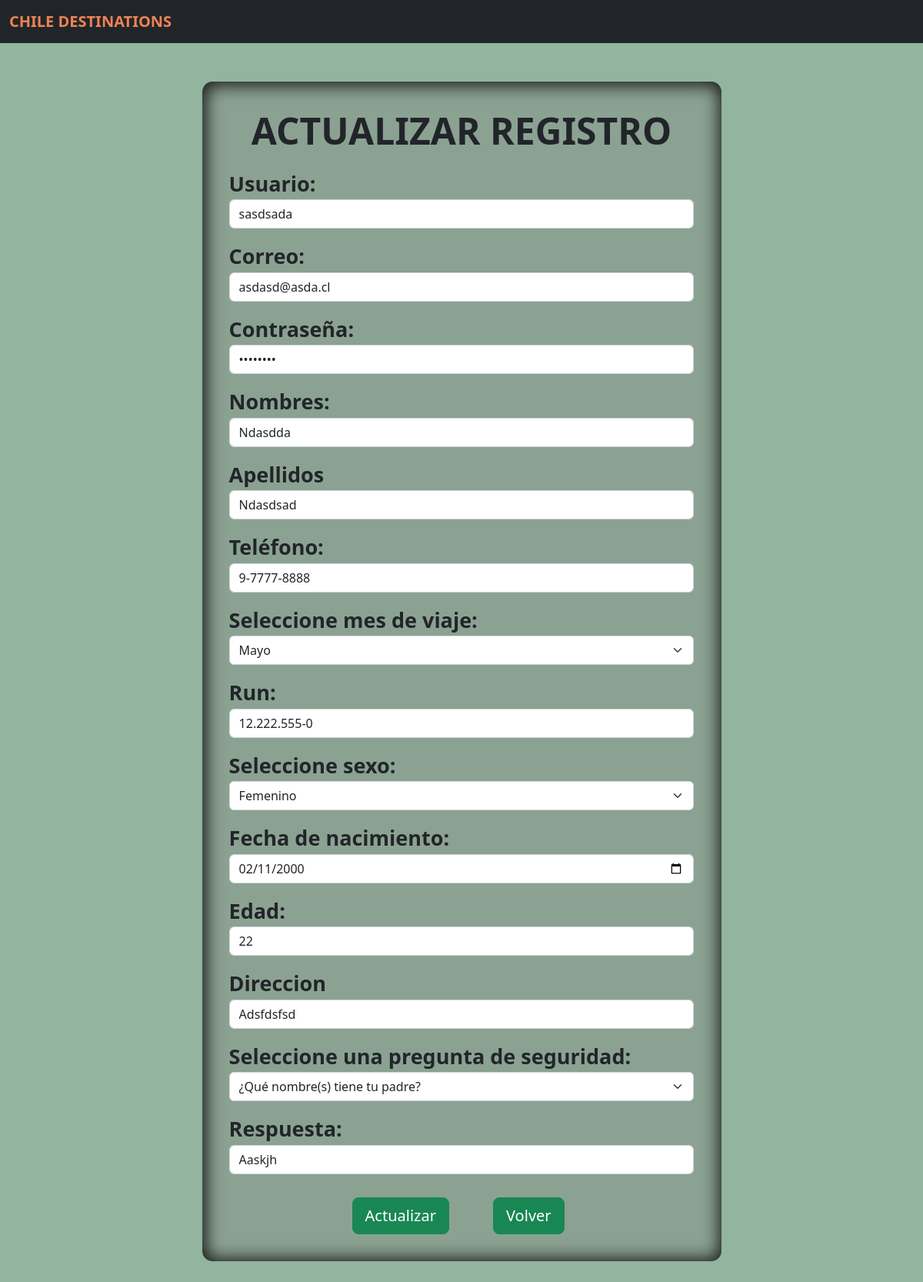
The page /actualizar.php?id=93 on the database its author committed.
### tables this page shows
CREATE TABLE `registro` (
  `id` int(5) NOT NULL,
  `usuario` varchar(15) NOT NULL,
  `email` varchar(50) NOT NULL,
  `pass` varchar(30) NOT NULL,
  `nombres` varchar(30) NOT NULL,
  `apellidos` varchar(30) NOT NULL,
  `telefono` varchar(11) NOT NULL,
  `mes` varchar(10) NOT NULL,
  `run` varchar(20) NOT NULL,
  `sexo` varchar(30) NOT NULL,
  `fecha_nacimiento` varchar(20) NOT NULL,
  `edad` int(10) NOT NULL,
  `direccion` varchar(30) NOT NULL,
  `pregunta` varchar(100) NOT NULL,
  `respuesta` varchar(100) NOT NULL
);

### actualizar.php (the view, shortened to what this page needs)
<?php
    $con=conectar();
$id=$_GET['id'];
$sql="SELECT * FROM registro WHERE id='$id'";
$query=mysqli_query($con,$sql);
$row=mysqli_fetch_array($query);
?>
<!DOCTYPE html>
<html lang="es">
    <head>
        <link href="https://cdn.jsdelivr.net/npm/bootstrap@5.2.2/dist/css/bootstrap.min.css" rel="stylesheet">
        <link rel="stylesheet" href="actualizar.css">
    </head>
    <body>
        <nav class="navbar navbar-expand-lg bg-dark">
            <div class="container-fluid">
                <a class="navbar-brand" style="color: #ef8354; font-weight: bold;" href="#">CHILE DESTINATIONS</a>
            </div>
        </nav>
        <div class="container-fluid" style="padding-top: 50px; padding-bottom: 100px; background-color: #93b49e">
            <div class="row">
                <div class="col">
                    <form class="formulario" autocomplete="off" action="update.php" method="POST">
                        <h3 class="display-5 text-dark text-center" style="font-weight: bold; margin-bottom: 20px">ACTUALIZAR REGISTRO</h3>
                        <div class="form-group">
                            <label style="font-weight: bold;">Usuario:</label>
                            <input type="text" placeholder="Debe contener mínimo 3 caracteres" maxlength="15" Title="Solo puede usar letras, numeros, guiones bajos y medios. No se permiten espacios y debe usar mínimo 3 caracteres, máximo 15 caracteres" pattern="[0-9a-zA-Z-_]{3,15}" id="usuario" name="usuario" class="form-control mb-3" value="<?php echo $row['usuario']  ?>" required>
                        </div>
                        <div class="form-group">
                            <label style="font-weight: bold;">Correo:</label>
                            <input type="email" placeholder="Ingrese un correo electrónico" minlength="6" maxlength="50" id="email" name="email" class="form-control mb-3" value="<?php echo $row['email']  ?>" required>
                        </div>
                        <div class="form-group">
                            <label style="font-weight: bold;">Contraseña:</label>
                            <input type="password" placeholder="Debe comenzar por una letra y tener mínimo 5 caracteres" maxlength="30" Title="Solo puede usar letras, números y espacios. La contraseña debe contener mínimo 5 caracteres, máximo 30 caracteres y comenzar por una letra" pattern="[a-zA-Z]{1}[0-9a-zA-Z ]{4,29}" id="pass" name="pass" class="form-control mb-3" value="<?php echo $row['pass']  ?>" required>
                        </div>
                        <div class="form-group">
                            <label style="font-weight: bold;">Nombres:</label>
                            <input type="text" placeholder="Debe comenzar por mayúscula" maxlength="30" Title="Debe comenzar por mayúscula y solo puede usar letras y espacios" pattern="[A-Z]{1}[a-zA-Z ]{1,29}" id="nombres" name="nombres" class="form-control mb-3" value="<?php echo $row['nombres']  ?>" required>
                        </div>
                        <div class="form-group">
                            <label style="font-weight: bold;">Apellidos</label>
                            <input type="text" placeholder="Debe comenzar por mayúscula" maxlength="30" Title="Debe comenzar por mayúscula y solo puede usar letras y espacios" pattern="[A-Z]{1}[a-zA-Z ]{1,29}" id="apellidos" name="apellidos" class="form-control mb-3" value="<?php echo $row['apellidos']  ?>" required>
                        </div>
                        <div class="form-group">
                            <label style="font-weight: bold;">Teléfono:</label>
                            <input type="tel" placeholder="Ej. 9-1111-1111" pattern="[9]{1}-[0-9]{4}-[0-9]{4}" Title="Ej. 9-1111-1111" id="telefono" name="telefono" class="form-control mb-3" value="<?php echo $row['telefono']  ?>" required>
                        </div>
                        <div class="form-group">
                            <label style="font-weight: bold;">Seleccione mes de viaje:</label>
                            <select class="form-select mb-3" aria-label=".form-select-lg example" id="mes" name="mes" required>
                                <option selected style="background-color: #a3e0a5"><?php echo $row['mes']  ?></option>
                            </select>
                        </div>
                        <div class="form-group">
                            <label style="font-weight: bold;">Run:</label>
                            <input type="text" placeholder="Ej. 12.333.444-0     k se debe reemplazar por '0'" pattern="[0-9]{2}.[0-9]{3}.[0-9]{3}-[0-9]{1}" Title="Ej. 12.333.444-0     k se debe reemplazar por '0'" id="run" name="run" class="form-control mb-3" value="<?php echo $row['run']  ?>" required>
                        </div>
                        <div class="form-group">
                            <label style="font-weight: bold;">Seleccione sexo:</label>
                            <select class="form-select mb-3" aria-label=".form-select-lg example" id="sexo" name="sexo" required>
                                <option selected style="background-color: #a3e0a5"><?php echo $row['sexo']  ?></option>
                            </select>
                        </div>
                        <div class="form-group">
                            <label style="font-weight: bold;">Fecha de nacimiento:</label>
                            <input type="date" class="form-control mb-3" name="fecha_nacimiento" placeholder="Introduce tu fecha de nacimiento" value="<?php echo $row['fecha_nacimiento']  ?>" required>
                        </div>
                        <div class="form-group">
                            <label style="font-weight: bold;">Edad:</label>
                            <input type="number" placeholder="Introduce tu edad" min="18" max="120" id="edad" name="edad" class="form-control mb-3" value="<?php echo $row['edad']  ?>" required>
                        </div>
                        <div class="form-group">
                            <label style="font-weight: bold;">Direccion</label>
                            <input type="text" placeholder="Debe comenzar con mayúscula" Title="Solo puede contener letras, números y espacios. Debe comenzar con mayúscula" pattern="[A-Z]{1}[a-zA-Z0-9 ]{4,29}" id="direccion" name="direccion" class="form-control mb-3" value="<?php echo $row['direccion']  ?>" required>
                        </div>
                        <div class="form-group">
                            <label style="font-weight: bold;">Seleccione una pregunta de seguridad:</label>
                            <select class="form-select mb-3" aria-label=".form-select-lg example" id="pregunta" name="pregunta" required>
                                <option selected style="background-color: #a3e0a5"><?php echo $row['pregunta']  ?></option>
                            </select>
                        </div>
                        <div class="form-group">
                            <label style="font-weight: bold;">Respuesta:</label>
                            <input type="text" placeholder="De una respuesta dificil de adivinar, pero facil de recordar para usted" maxlength="100" id="respuesta" name="respuesta" class="form-control mb-3" value="<?php echo $row['respuesta']  ?>" required>
                        </div>
                        <div class="form-group" style="margin-top: 30px">
                            <input type="submit" class="btn btn-success btn-lg btn-block" value="Actualizar" style="margin-left: 160px">
                            <a href="gestionRegistros.php"><button type="button" class="btn btn-success btn-lg" style="margin-left: 50px">Volver</button></a>
                        </div>
                    </form>
                </div>
            </div>
        </div>
    </body>
</html>

### actualizar.css (style rules this page uses)
.row { padding:0; }
.formulario { font-size: 27px; max-width: 25em; padding: 1.3em; margin: 0 auto; background-color: rgba(120, 119, 123, 0.3); border-radius: 0.5em; box-shadow: inset 1px 1px 22px 4px rgba(0,0,0,0.85); }

### rows shown on the page
registro: usuario "sasdsada", email "asdasd@asda.cl", nombres "Ndasdda", apellidos "Ndasdsad", telefono "9-7777-8888", mes "Mayo", run "12.222.555-0", sexo "Femenino", fecha_nacimiento "02/11/2000", edad "22", direccion "Adsfdsfsd", pregunta "¿Qué nombre(s) tiene tu padre?", respuesta "Aaskjh"
